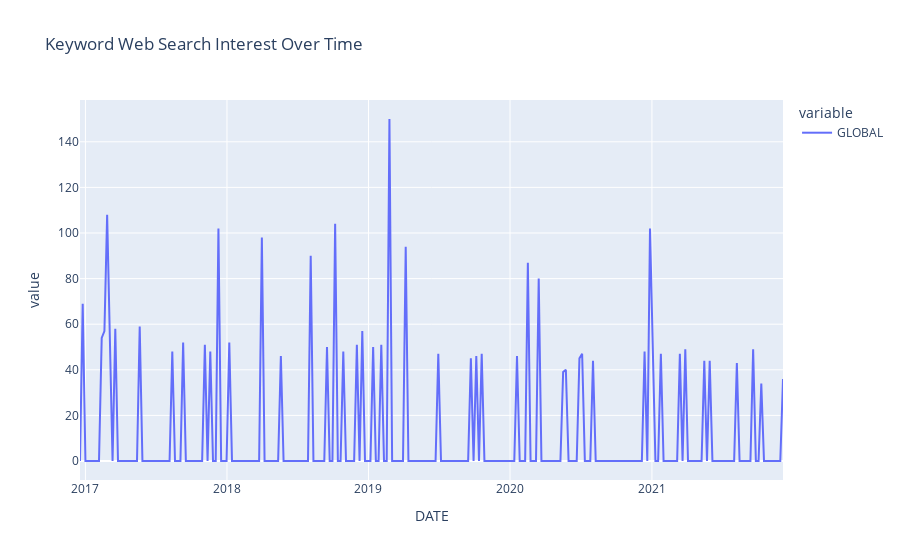

The cell this chart's notebook holds for it:
### Code cell
# print(data)

import plotly.express as px
# import seaborn as sns
# sns.set_style('white')

fig = px.line(df, x="DATE", y=['GLOBAL'], title='Keyword Web Search Interest Over Time')
fig.show()

### Figure 1 — Plotly figure (JSON) as saved in the notebook; plotly's stock layout.template omitted (floating-point values rounded to 4 significant figures; data arrays with more than 128 entries replaced by an {"elided": "..."} marker saying what was removed)
{"data": [{"hovertemplate": "variable=GLOBAL<br>DATE=%{x}<br>value=%{y}<extra></extra>", "legendgroup": "GLOBAL", "line": {"color": "#636efa", "dash": "solid"}, "marker": {"symbol": "circle"}, "mode": "lines", "name": "GLOBAL", "orientation": "v", "showlegend": true, "type": "scatter", "x": {"elided": "260 str values"}, "xaxis": "x", "y": {"elided": "260 int values"}, "yaxis": "y"}], "layout": {"legend": {"title": {"text": "variable"}, "tracegroupgap": 0}, "title": {"text": "Keyword Web Search Interest Over Time"}, "xaxis": {"anchor": "y", "domain": [0, 1], "title": {"text": "DATE"}}, "yaxis": {"anchor": "x", "domain": [0, 1], "title": {"text": "value"}}}}
